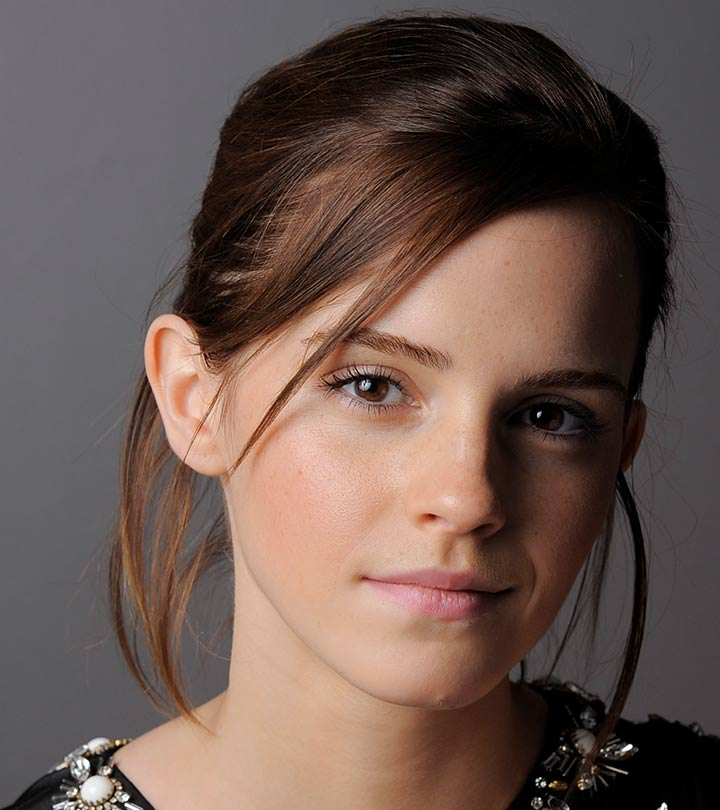
#> input picture Point Operations/img/emma.jpg, 720 x 810 px
$ jupyter execute 'increase brightness.ipynb'
#> lines starting #> are read from the running program, lines starting #| are printed output that depends on the picture; after the words box and inside, x2 and y2 are one past the last pixel; in counts of white or black regions, pixels touching at a corner belong together
# Increase Brightness

[cell 1]
## increase brightness

import cv2 as cv
from matplotlib import cm
import numpy as np
import matplotlib.pyplot as plt

im1=cv.imread('img/emma.jpg',cv.IMREAD_GRAYSCALE)  #read image as grayscale
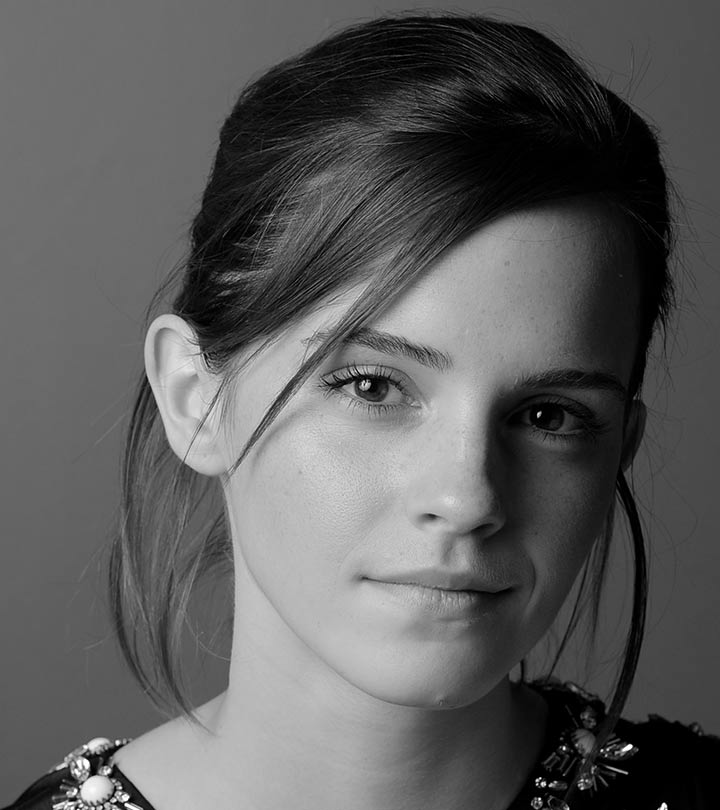
#> im1: shape (810, 720); min 0, max 255, mean 92.3
assert im1 is not None

im2=im1+100
## Adding 100 to each pixel using im2 = im1 + 100 may result in values exceeding 255, causing overflow.
## When values exceed 255 due to addition, they are truncated back to the 0-255 range (256 becomes 0).

im3=cv.add(im1,100)  ## Adds the scalar value 100 to each pixel value in im1, producing the modified image im2
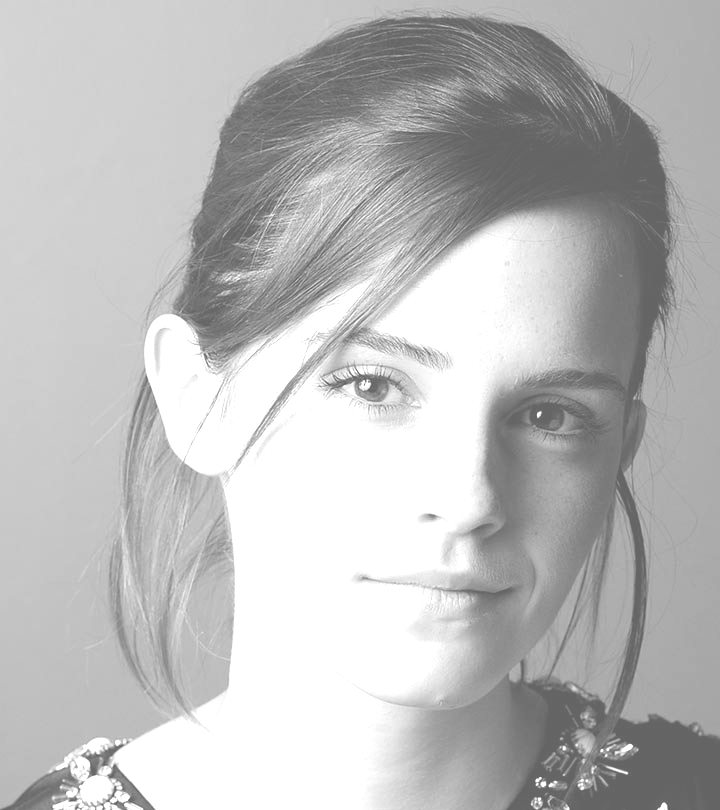
#> im3: shape (810, 720); min 100, max 255, mean 187.3
## cv.add(im1, 100) handles overflow differently by clipping values at 255, ensuring no overflow occurs beyond the 0-255 range

fig,ax=plt.subplots(nrows=1,ncols=3,figsize=(15,8))   ## a grid with 2 subplots in 1 row
ax[0].imshow(cv.cvtColor(im1,cv.COLOR_BGR2RGB),cmap=cm.gray,vmin=0,vmax=255)  ## cmap: colormap used for displaying the image. ## cm.gray -> grayscale colormap.
ax[1].imshow(cv.cvtColor(im2,cv.COLOR_BGR2RGB),cmap=cm.gray,vmin=0,vmax=255)  ## vmin, vmax: min,max values of colormap. In grayscale images, 0 -> black , 255 -> white
ax[2].imshow(cv.cvtColor(im3,cv.COLOR_BGR2RGB),cmap=cm.gray,vmin=0,vmax=255)
ax[0].set_title('Original Image')
ax[1].set_title('Brightness increased - wrong')
ax[2].set_title('Brightness increased - correct')
ax[0].axis('off')
ax[1].axis('off')
ax[2].axis('off')
plt.show()

[cell 2]
## increase brigthness using loops (slow)

import cv2 as cv
from matplotlib import cm
import numpy as np
import matplotlib.pyplot as plt

im1=cv.imread('img/emma.jpg',cv.IMREAD_GRAYSCALE)  #read image as grayscale
im2 =np.zeros_like(im1)
for i in range(im1.shape[0]):
    for j in range(im1.shape[1]):
        im2[i,j]=im1[i,j]+100

fig,ax=plt.subplots(nrows=1,ncols=2,figsize=(10,8))
ax[0].imshow(cv.cvtColor(im1,cv.COLOR_BGR2RGB),cmap=cm.gray,vmin=0,vmax=255)
ax[1].imshow(cv.cvtColor(im2,cv.COLOR_BGR2RGB),cmap=cm.gray,vmin=0,vmax=255)
ax[0].set_title('Original Image')
ax[1].set_title('Brightness increased')
ax[0].axis('off')
ax[1].axis('off')
plt.show()

# Color Planes

[cell 3]
## obtaining one color plane

import cv2 as cv
from matplotlib import cm
import numpy as np
import matplotlib.pyplot as plt

im=cv.imread('img/emma.jpg')
#> im is the input picture: shape (810, 720, 3); mean B, G, R 80.1, 87.4, 106.8
im_blue=im.copy()    ## creates a deep copy of im into im_blue. Any modifications made to im_blue do not affect the original im.
im_blue[:,:,1]=0     ## accesses all rows and columns (:) of the green channel (1 in OpenCV's BGR channel order) of im_blue and sets them to 0, effectively removing the green color from the image.
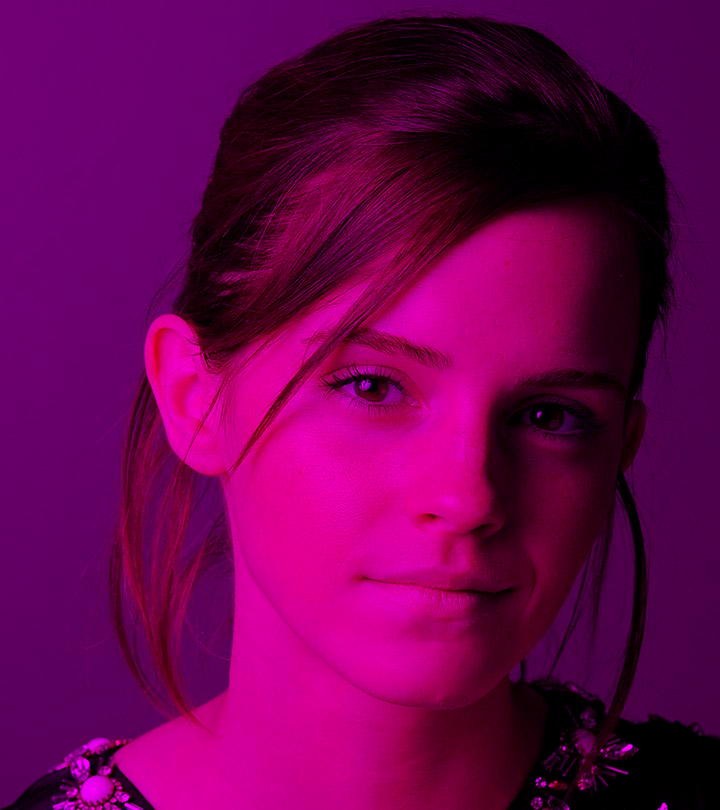
#> im_blue: shape (810, 720, 3); mean B, G, R 80.1, 0, 106.8
im_blue[:,:,2]=0     ## accesses all rows and columns (:) of the red channel (2 in OpenCV's BGR channel order) of im_blue and sets them to 0, effectively removing the red color from the image.
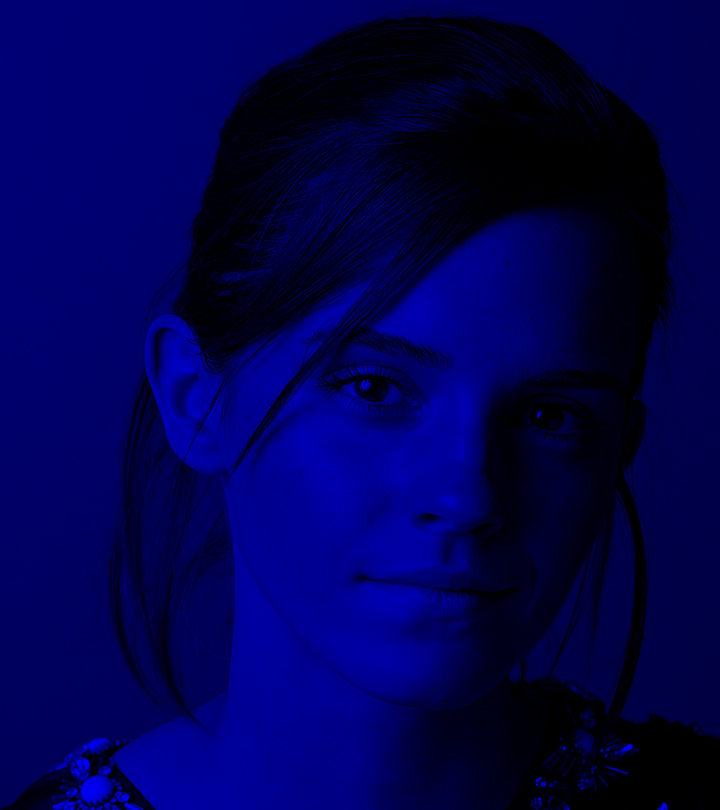
#> im_blue: shape (810, 720, 3); mean B, G, R 80.1, 0, 0

im_green=im.copy()
im_green[:,:,0]=0
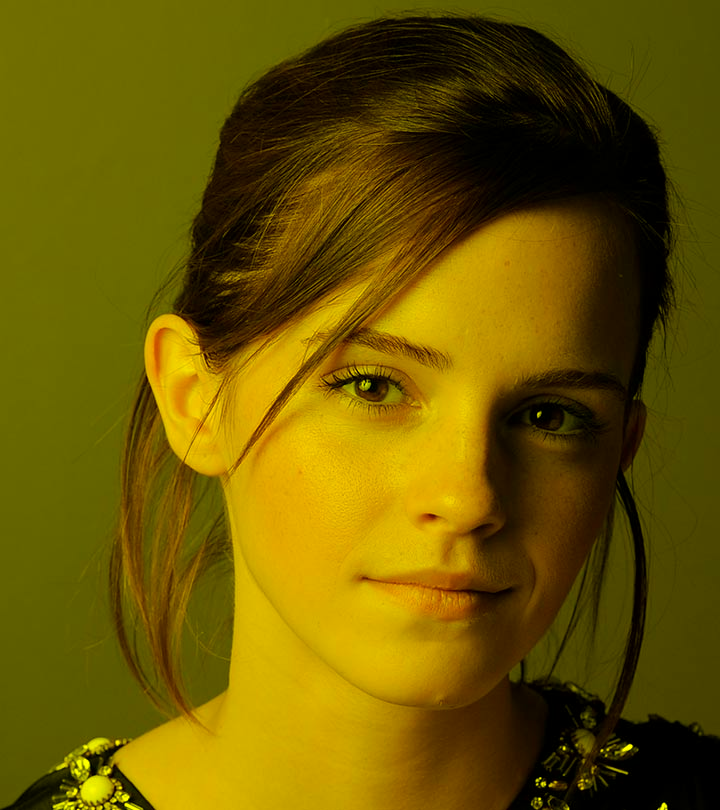
#> im_green: shape (810, 720, 3); mean B, G, R 0, 87.4, 106.8
im_green[:,:,2]=0
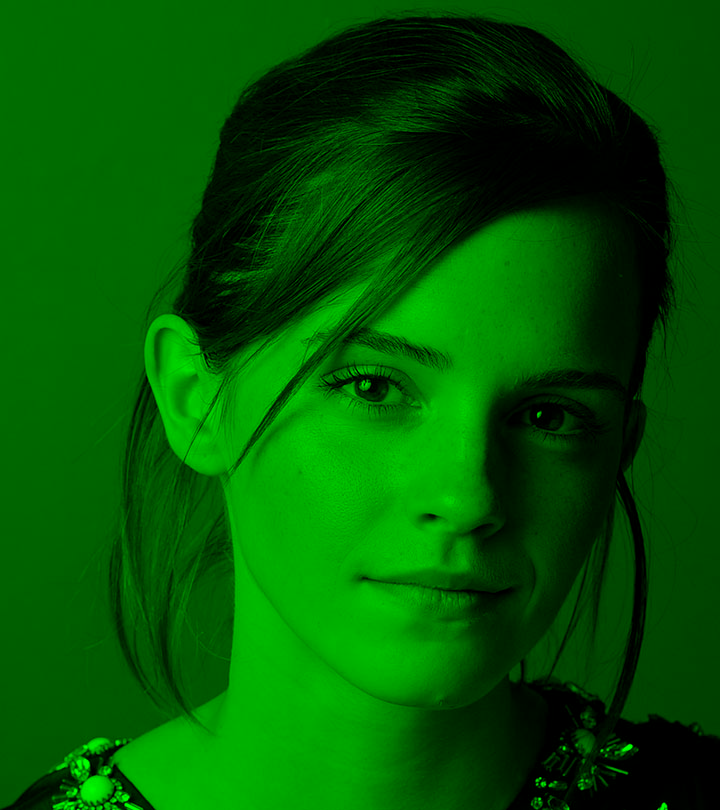
#> im_green: shape (810, 720, 3); mean B, G, R 0, 87.4, 0

fig,ax=plt.subplots(1,3,figsize=(15,8))
ax[0].imshow(cv.cvtColor(im,cv.COLOR_BGR2RGB))
ax[1].imshow(cv.cvtColor(im_blue,cv.COLOR_BGR2RGB))
ax[2].imshow(cv.cvtColor(im_green,cv.COLOR_BGR2RGB))
ax[0].set_title('Original Image')
ax[1].set_title('Blue Channel')
ax[2].set_title('Green Channel')
ax[0].axis('off')
ax[1].axis('off')
ax[2].axis('off')
plt.show()

# Different Channels

[cell 4]
# different channels

import cv2 as cv
import numpy as np
import matplotlib.pyplot as plt
im = cv.imread('img/pencils.jpg')
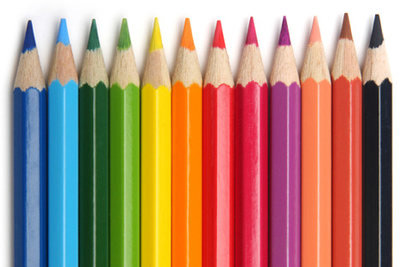
#> input picture Point Operations/img/pencils.jpg, 400 x 267 px
#> im is the input picture: shape (267, 400, 3); mean B, G, R 118.4, 138.4, 176.1
im_hsv = cv.cvtColor(im, cv.COLOR_BGR2HSV)
#> im_hsv: shape (267, 400, 3); mean H, S, V 60.7, 131.2, 195.9
fig, ax = plt.subplots(2, 2, figsize=(12, 8))
ax[0, 0].imshow(cv.cvtColor(im, cv.COLOR_BGR2RGB))
ax[0, 0].set_title('Original Image')
ax[0, 1].imshow(im_hsv[:,:,0], cmap='gray')
ax[0, 1].set_title('Hue Channel')
ax[1, 0].imshow(im_hsv[:,:,1], cmap='gray')
ax[1, 0].set_title('Saturation Channel')
ax[1, 1].imshow(im_hsv[:,:,2], cmap='gray')
ax[1, 1].set_title('Value Channel')
for a in ax.ravel():
    a.axis('off')
plt.show()
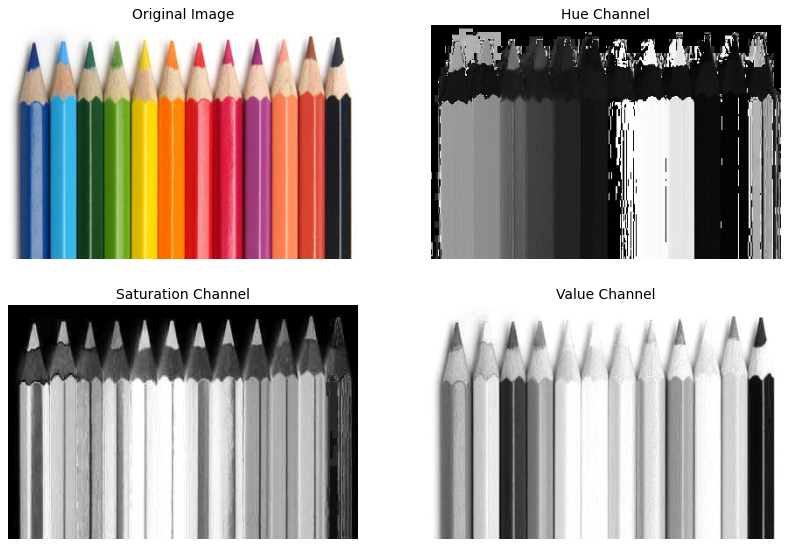
#> figure drawn by matplotlib, 4 panels

[cell 5]
# Segment the light-blue pencil from the image

import cv2 as cv
import numpy as np
import matplotlib.pyplot as plt
im = cv.imread('img/pencils.jpg')
im_hsv = cv.cvtColor(im, cv.COLOR_BGR2HSV)
mask = cv.inRange(im_hsv, (90, 100, 100), (130, 255, 255))
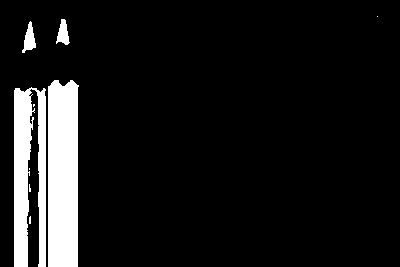
#> mask: shape (267, 400); 9.5% white; 9 white regions (5 under 20 px), largest, box (x1, y1, x2, y2) and area: (48, 80, 79, 267) 5528, (14, 87, 46, 267) 4076, (22, 21, 36, 53) 238, (56, 19, 70, 45) 217
im_segmented = cv.bitwise_and(im, im, mask=mask)
fig, ax = plt.subplots(1, 2, figsize=(12, 8))
ax[0].imshow(cv.cvtColor(im, cv.COLOR_BGR2RGB))
ax[0].set_title('Original Image')
ax[1].imshow(cv.cvtColor(im_segmented, cv.COLOR_BGR2RGB))
ax[1].set_title('Segmented Image')
for a in ax:
    a.axis('off')
plt.show()
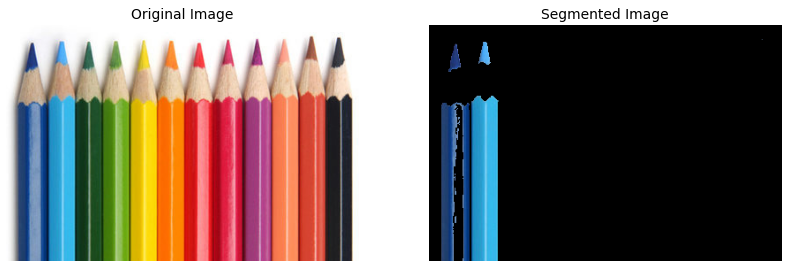
#> figure drawn by matplotlib, 2 panels
